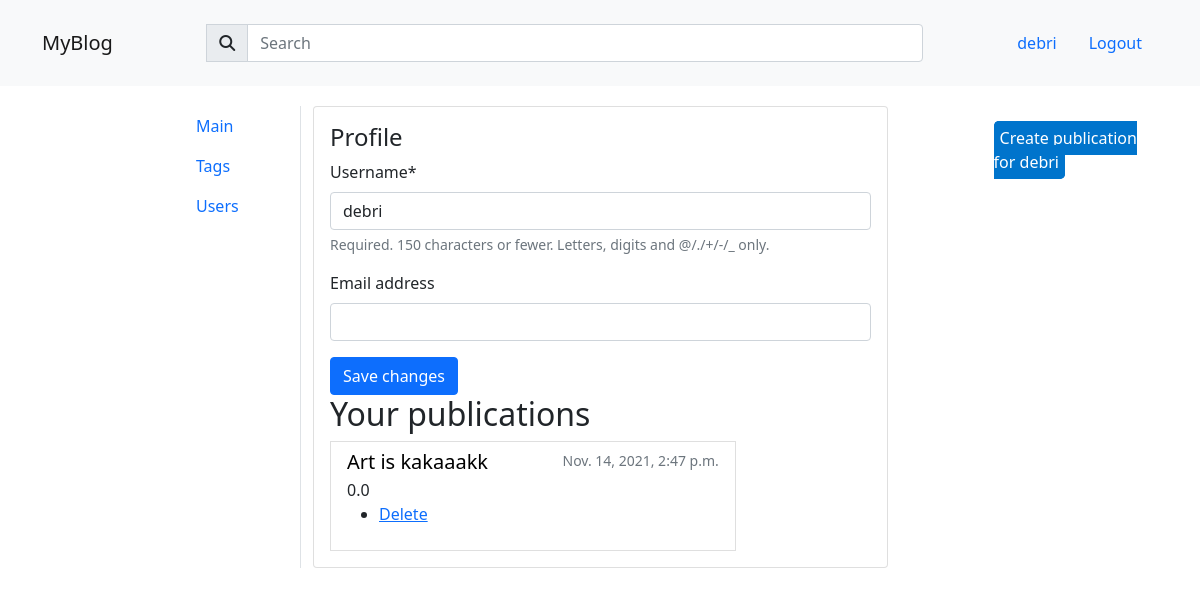
Before: /account_default/admin_profile_access/1 (signed in) with the older database file.
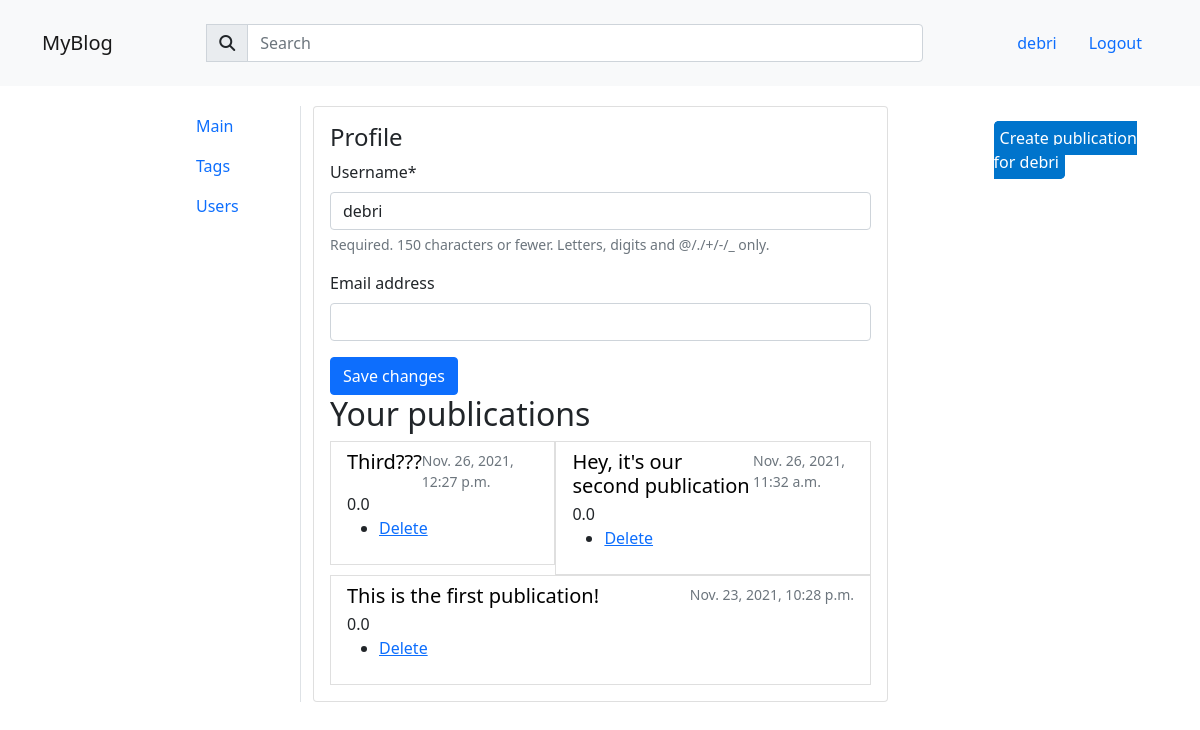
After: the same page with the newer database file.
### home/models.py (models this page shows, shortened)
class Publication(models.Model):
    title = models.CharField(max_length=256)
    group = models.ForeignKey(Group, on_delete=models.PROTECT)
    content = RichTextField(null=True, blank=True,)
    author = models.ForeignKey(User, on_delete=models.PROTECT, default='creator', related_name='my_publications')
    slug = models.SlugField(max_length=150, unique=True)
    published = models.DateTimeField(auto_now_add=True, db_index=True)
    rating = models.FloatField(default=0)
    tags = models.ManyToManyField(Tag, blank=True, related_name='publications')
    liked = models.IntegerField(default=0)
    class Meta:
        ordering = ['-published']

### account_default/views.py (the view)
# urls.py: path('admin_profile_access/<int:uid>', admin_profile_access, name='admin_profile_access'),
def admin_profile_access(request, uid):
    user = User.objects.get(id=uid)
    publications = Publication.objects.filter(author=user)
    form, message = profile_access(request, user)
    return render(request, 'registration/admin_profile.html', context={'profile_user': user,
                                                                       'form': form,
                                                                       'message': message,
                                                                       'publications': publications
                                                                       })

### account_default/forms.py
class UserEditForm(forms.ModelForm):
    class Meta:
        model = User
        fields = ('username', 'email')

### account_default/views.py (called while the page is built)
def profile_access(request, user):
    message = ''
    if request.method == "POST":
        form = UserEditForm(request.POST, instance=user)
        if form.is_valid():
            form.save(commit=True)
            message = 'Your profile has been changed'
    form = UserEditForm()
    form['username'].initial = user.username
    form['email'].initial = user.email
    return form, message

### templates/registration/admin_profile.html (shortened to what this page needs)
{% extends 'base.html' %}
{% load crispy_forms_tags %}
{% block content %}
{% if user.is_superuser %}
<div class="card">
    <div class="card-body">
        <h4 class="card-title">Profile</h4>
        <form method="post">
            {{ form|crispy }}
            <button class="btn btn-primary" type="submit">Save changes</button>
        </form>
        <h2>Your publications</h2>
        <div class="d-flex flex-row">
            <div class="pages w-75">
                {% for publication in publications %}
                <div class="list-group-item list-group-item-action">
                    <div class="d-flex w-100 justify-content-between">
                        <a href="{% url 'publication' publication.id %}" style="text-decoration:none">
                            <h5 class="mb-1" style="color: black">{{ publication.title }}</h5>
                        </a>
                        <small class="text-muted">{{ publication.published }}</small>
                    </div>
                    <div class="d-flex">
                        <div>
                            {{ publication.rating }}
                        </div>
                    </div>
                    <div class="options">
                        <ul>
                            <li>
                                <a href="{% url 'delete' publication.id %}">Delete</a>
                            </li>
                        </ul>
                    </div>
                </div>
            </div>
            {% endfor %}
        </div>
    </div>
</div>
{% endif %}
{% endblock content %}
{% block button %}
<a href="{% url 'create_user_publication' profile_user.id %}">Create publication for {{ profile_user.username }}</a>
{% endblock button %}

Changed rows visible on the page:
removed Publication: title "Art is kakaaakk", published "Nov. 14, 2021, 2:47 p.m.", rating "0.0"
added Publication: title "Third???", published "Nov. 26, 2021, 12:27 p.m.", rating "0.0"
added Publication: title "Hey, it's our second publication", published "Nov. 26, 2021, 11:32 a.m.", rating "0.0"
added Publication: title "This is the first publication!", published "Nov. 23, 2021, 10:28 p.m.", rating "0.0"
